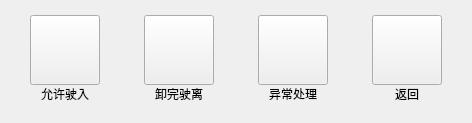
       <widget class="QWidget" name="controlUnLoadWorkSetPage">
        <layout class="QHBoxLayout" name="horizontalLayout_5">
         <property name="spacing">
          <number>44</number>
         </property>
         <property name="leftMargin">
          <number>30</number>
         </property>
         <property name="topMargin">
          <number>15</number>
         </property>
         <property name="rightMargin">
          <number>30</number>
         </property>
         <property name="bottomMargin">
          <number>20</number>
         </property>
         <item>
          <layout class="QVBoxLayout" name="verticalLayout_9">
           <property name="spacing">
            <number>0</number>
           </property>
           <item>
            <widget class="QPushButton" name="unLoadRunWorkBtn">
             <property name="minimumSize">
              <size>
               <width>70</width>
               <height>70</height>
              </size>
             </property>
             <property name="maximumSize">
              <size>
               <width>70</width>
               <height>70</height>
              </size>
             </property>
             <property name="text">
              <string/>
             </property>
             <property name="checkable">
              <bool>true</bool>
             </property>
             <property name="checked">
              <bool>false</bool>
             </property>
             <property name="autoRepeatDelay">
              <number>500</number>
             </property>
             <property name="autoRepeatInterval">
              <number>200</number>
             </property>
            </widget>
           </item>
           <item>
            <widget class="QLabel" name="unLoadRunWorkBtnLabel">
             <property name="maximumSize">
              <size>
               <width>70</width>
               <height>16777215</height>
              </size>
             </property>
             <property name="text">
              <string>允许驶入</string>
             </property>
             <property name="alignment">
              <set>Qt::AlignCenter</set>
             </property>
            </widget>
           </item>
          </layout>
         </item>
         <item>
          <layout class="QVBoxLayout" name="verticalLayout_82">
           <property name="spacing">
            <number>0</number>
           </property>
           <item>
            <widget class="QPushButton" name="unLoadOverOutBtn">
             <property name="enabled">
              <bool>true</bool>
             </property>
             <property name="minimumSize">
              <size>
               <width>70</width>
               <height>70</height>
              </size>
             </property>
             <property name="maximumSize">
              <size>
               <width>70</width>
               <height>70</height>
              </size>
             </property>
             <property name="text">
              <string/>
             </property>
            </widget>
           </item>
           <item>
            <widget class="QLabel" name="unLoadOverOutBtnLabel">
             <property name="maximumSize">
              <size>
               <width>70</width>
               <height>16777215</height>
              </size>
             </property>
             <property name="text">
              <string>卸完驶离</string>
             </property>
             <property name="alignment">
              <set>Qt::AlignCenter</set>
             </property>
            </widget>
           </item>
          </layout>
         </item>
         <item>
          <layout class="QVBoxLayout" name="verticalLayout_81">
           <property name="spacing">
            <number>0</number>
           </property>
           <item>
            <widget class="QPushButton" name="abnormalBtn">
             <property name="minimumSize">
              <size>
               <width>70</width>
               <height>70</height>
              </size>
             </property>
             <property name="maximumSize">
              <size>
               <width>70</width>
               <height>70</height>
              </size>
             </property>
             <property name="text">
              <string/>
             </property>
            </widget>
           </item>
           <item>
            <widget class="QLabel" name="abnormalBtnLabel">
             <property name="maximumSize">
              <size>
               <width>70</width>
               <height>16777215</height>
              </size>
             </property>
             <property name="text">
              <string>异常处理</string>
             </property>
             <property name="alignment">
              <set>Qt::AlignCenter</set>
             </property>
            </widget>
           </item>
          </layout>
         </item>
         <item>
          <layout class="QVBoxLayout" name="verticalLayout_12">
           <property name="spacing">
            <number>0</number>
           </property>
           <item>
            <widget class="QPushButton" name="workSetBackBtn">
             <property name="minimumSize">
              <size>
               <width>70</width>
               <height>70</height>
              </size>
             </property>
             <property name="maximumSize">
              <size>
               <width>70</width>
               <height>70</height>
              </size>
             </property>
             <property name="text">
              <string/>
             </property>
             <property name="autoRepeatDelay">
              <number>500</number>
             </property>
             <property name="autoRepeatInterval">
              <number>200</number>
             </property>
            </widget>
           </item>
           <item>
            <widget class="QLabel" name="workSetBackBtnLabel">
             <property name="maximumSize">
              <size>
               <width>70</width>
               <height>16777215</height>
              </size>
             </property>
             <property name="text">
              <string>返回</string>
             </property>
             <property name="alignment">
              <set>Qt::AlignCenter</set>
             </property>
            </widget>
           </item>
          </layout>
         </item>
        </layout>
       </widget>
